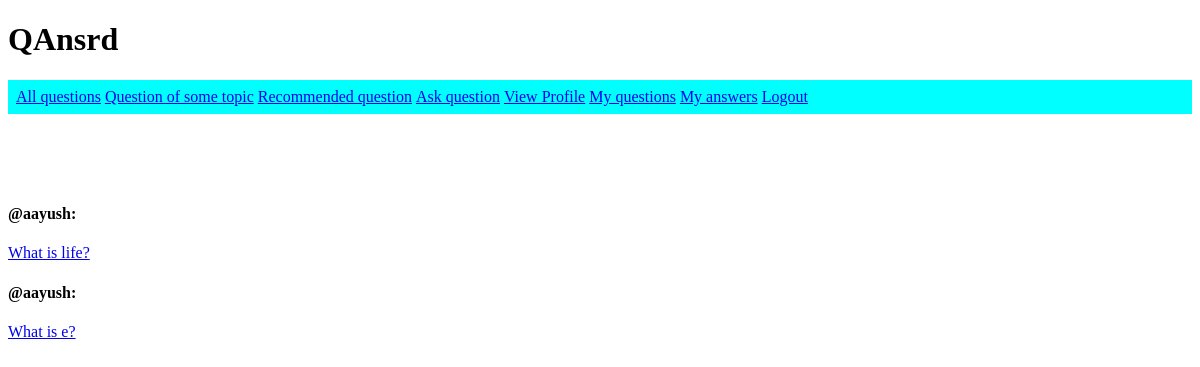
Page /qs/all on the earlier database version.
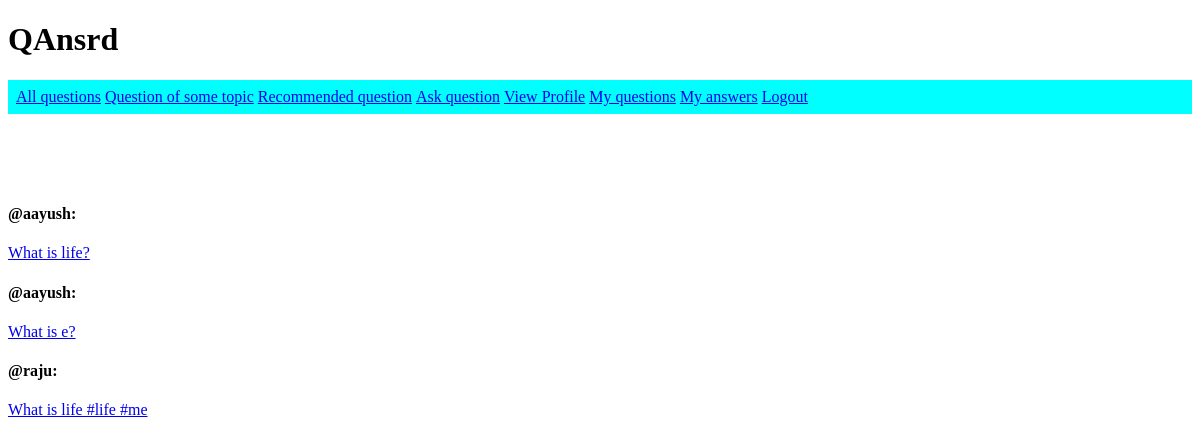
Same page on the later database version.
### models.py (models this page shows, shortened)
class Question(db.Model):
    id = db.Column(db.Integer, primary_key=True)
    question_text = db.Column(db.String(1000))
    user_id = db.Column(db.Integer, db.ForeignKey('user.id'))
    question_tags = db.relationship('QuestionTag', backref='question', lazy = 'dynamic')#relatioship with question
    answers = db.relationship('Answer', backref='question', lazy = 'dynamic')

class User(db.Model):
    id = db.Column(db.Integer, primary_key=True)
    uname = db.Column(db.String(30))
    upass = db.Column(db.String(30))
    email = db.Column(db.String(30))
    name = db.Column(db.String(30))
    roll_no = db.Column(db.String(20))
    branch = db.Column(db.String(30))
    usertags = db.relationship('UserTag', backref='user', lazy="dynamic")
    questions = db.relationship('Question', backref='user', lazy="dynamic")
    answers =  db.relationship('Answer', backref='user', lazy="dynamic")

### app.py (the view)
@app.route('/qs/all')
def all_questions():
    questions = Question.query.all()
    return render_template('questions.html', questions=questions)

### templates/questions.html
{% extends "base.html" %}
{% block body %}
  {% for q in questions %}
    <h4> @{{ q.user.uname }}: </h4>
    <a href="/qs/{{q.id}}">
      {{ q.question_text }}
    </a>
    <br>
  {% endfor %}
{% endblock %}

### templates/base.html (shortened to what this page needs)
<!DOCTYPE html>
<html lang="en">
<head>
</head>
<body>
    <h1> QAnsrd </h1>
    <ul id="nav_links">
        <li>
            <a href="/qs/all">All questions</a>
        </li>
        <li>
            <a href="/qs/topic/all">Question of some topic</a>
        </li>
        <li>
            <a href="/qs/recc">Recommended question</a>
        </li>
        <li>
            <a href="/new_question">Ask question</a>
        </li>
        <li>
            <a href="/profile">View Profile</a>
        </li>
        <li>
            <a href="/questions">My questions</a>
        </li>
        <li>
            <a href="/answers">My answers</a>
        </li>
        <li>
            <a href="/logout">Logout</a>
        </li>
    </ul>
    <br>
    <br>
    <br>
    {% block body %}
    {% endblock %}
</body>
</body>
</html>

### templates/base.html (style rules this page uses)
#nav_links { padding: 8px; padding-right: 10px; background-color: cyan; }
#nav_links > li { display: inline; list-style-type: none; margin: 0; padding: 0; }

Differences in the rows shown:
added Question: user.uname "raju", question_text "What is life #life #me"
